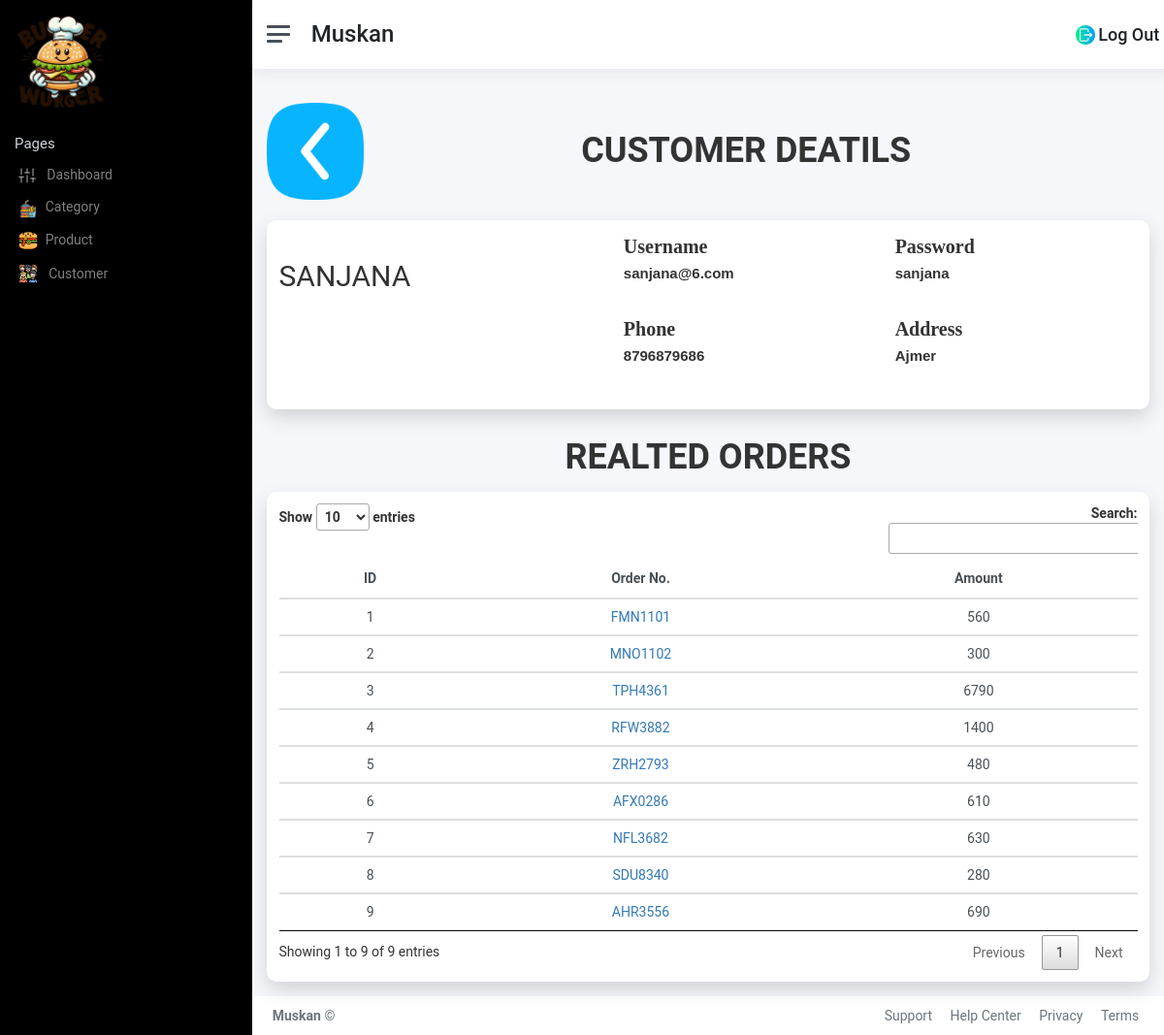
The page /admin/view/customerDetails.php?user_id=2 (signed in) on the database its author committed.
### tables this page shows
CREATE TABLE IF NOT EXISTS `users` (
  `id` int NOT NULL AUTO_INCREMENT,
  `name` varchar(50) NOT NULL,
  `username` varchar(50) NOT NULL,
  `password` varchar(20) NOT NULL,
  `phone` varchar(10) NOT NULL,
  `address` varchar(100) NOT NULL,
  `type` enum('customer','admin','','') NOT NULL DEFAULT 'customer',
  PRIMARY KEY (`id`)
);

CREATE TABLE IF NOT EXISTS `orders` (
  `id` int NOT NULL AUTO_INCREMENT,
  `order_no` varchar(7) NOT NULL,
  `user_id` int NOT NULL,
  `order_date` datetime NOT NULL DEFAULT CURRENT_TIMESTAMP,
  PRIMARY KEY (`id`),
  KEY `order_to_user` (`user_id`)
);

### admin/model/customerModel.php (called while the page is built, shortened)
<?php
include('../../connection/config.php');
class CustomerModel
{
	public $config;
	public function __construct()
	{
		$con_obj = new Connection();
		$this->config = $con_obj->connect();
	}
	public function SearchOneCustomer($id)
	{
		$query = "select * from users where id=$id";
		$res=mysqli_query($this->config,$query);
		 $data=mysqli_fetch_assoc($res);
		if($data!=null){
			return $data;
		}
	}
	public function ShowOrders($id)
	{
		$query = "SELECT orders.id, orders.order_no, SUM(order_details.price) AS TotalAmount FROM orders INNER JOIN order_details ON orders.id = order_details.order_id INNER JOIN users ON orders.user_id = users.id INNER JOIN products ON order_details.product_id = products.id WHERE users.id = $id GROUP BY orders.id, orders.order_no;";
		$res=mysqli_query($this->config,$query);
		$data=[];
		while ($row = $res->fetch_array(MYSQLI_ASSOC)) {
		 	$data[]=$row;
		 }
		if($data!=null){
			return $data;
		}
	}
}
?>

### connection/config.php (called while the page is built, shortened)
<?php
class Connection
{
	public function connect()
	{
		$this->conn = mysqli_connect("localhost","root","","copyphp");
		return $this->conn;
	}
}
?>

### admin/controller/customerController.php (called while the page is built, shortened)
<?php
include("../model/customerModel.php");
class CustomerController
{
	public $cus;
	public function __construct()
	{
		$this->cus = new CustomerModel();
	}
	public function showOrder($id)
	{
		return $this->cus->ShowOrders($id);
	}
	public function searchCust($id)
	{
		return $this->cus->SearchOneCustomer($id);
	}
}
?>

### admin/view/customerDetails.php (the view, shortened to what this page needs)
<?php
    require_once('nav.php');
    require_once('../controller/customerController.php');
    $obj =  new CustomerController();
    $ans=$obj->searchCust($_REQUEST['user_id']);
    $order=$obj->showOrder($_REQUEST['user_id']);
?>
<div class="container-xl px-4 mt-4">
        <div class="row mb-4">
        <div class="col-md-2">
            <a  href="customer.php " >
                <img src="../attachment/icon_img/back.png" class="backButton img-fluid">
            </a>
        </div>
        <div class="col-md-9 d-flex align-items-center justify-content-center mt-5">
            <h1 class="title text-center ">Customer Deatils</h1>
        </div>
    </div>
    <div class="card card-2 mb-5">
                <div class="card-header title"><h2><?php echo $ans['name']; ?></h2></div>
                <div class="card-body mb-2">
                        <div class="row gx-3 mb-5">
                            <div class="col-md-6 ">
                                <label class="small mb-1 lb" >Username</label><br>
                                <label class="small mb-1 tx" ><?php echo $ans['username'] ?></label>
                            </div>
                            <div class="col-md-6">
                                <label class="small mb-1 lb" >Password</label><br>
                                <label class="small mb-1 tx" ><?php echo $ans['password'] ?></label>
                            </div>
                        </div>
                        <div class="row gx-3 mb-5">
                            <div class="col-md-6">
                                <label class="small mb-1 lb" >Phone</label><br>
                                <label class="small mb-1 tx" ><?php echo $ans['phone'] ?></label>
                            </div>
                            <div class="col-md-6">
                                <label class="small mb-1 lb" >Address</label><br>
                                <label class="small mb-1 tx" ><?php echo $ans['address'] ?></label>
                            </div>
                        </div>
                </div>
            </div>
        <div class="">
            <h1 class="text-center  title mb-4">Realted Orders</h1>
        </div>
        <div class="card card-2 mb-4 text-center">
            <div class="card-body">
                <div class="table-responsive">
        <table class="table  table-dashboard data-table " id="myTable">
          <thead class="bg-table ">
            <tr >
              <th class="text-center">ID</th>
              <th class="text-center">Order No.</th>
              <th class="text-center">Amount</th>
            </tr>
          </thead>
          <tbody class="bg-white">
            <?php
            if($order!=null){
                $i=1;
                foreach ($order as $key1 => $value1) { ?>
            <tr>
                <?php
                    foreach ($value1 as $key2 => $value2) {
                            if($key2=='id'){
                             echo"<td >".($i++)."</td>";
                            }
                            elseif ($key2 == 'order_no') {
                                        echo "<td><a href='orderDetails.php?order_id=" . $value1['id'] . "'> " . $value2 . " </a></td>";
                            }
                            else{
                                echo"   <td >".$value2."</td>";
                            }
                    }
                } } ?>
            </tr>
          </tbody>
        </table>
    </div>
                </div>
            </div>
</div>
<?php
    require('footer.php');
?>

### admin/assets/css/add_c2.css (style rules this page uses)
.row { display: -webkit-box; display: -webkit-flex; display: -moz-box; display: -ms-flexbox; display: flex; -webkit-flex-wrap: wrap; -ms-flex-wrap: wrap; flex-wrap: wrap; }
html { -webkit-box-sizing: border-box; -moz-box-sizing: border-box; box-sizing: border-box; }
* { padding: 0; margin: 0; }
*, *:before, *:after { -webkit-box-sizing: inherit; -moz-box-sizing: inherit; box-sizing: inherit; }
body, h1, h2, h3, h4, h5, h6, blockquote, p, pre, dl, dd, ol, ul, figure, hr, fieldset, legend { margin: 0; padding: 0; }
table { border-collapse: collapse; border-spacing: 0; }
body { font-family: "Roboto", "Arial", "Helvetica Neue", sans-serif; font-weight: 400; font-size: 14px; }
h1, h2, h3, h4, h5, h6 { font-weight: 400; }
h1 { font-size: 36px; }
h2 { font-size: 30px; }
.title { text-transform: uppercase; font-weight: 700; margin-bottom: 37px; }
.card { overflow: hidden; -webkit-border-radius: 3px; -moz-border-radius: 3px; border-radius: 3px; background: #fff; }
.card-2 { -webkit-box-shadow: 0px 8px 20px 0px rgba(0, 0, 0, 0.15); -moz-box-shadow: 0px 8px 20px 0px rgba(0, 0, 0, 0.15); box-shadow: 0px 8px 20px 0px rgba(0, 0, 0, 0.15); -webkit-border-radius: 10px; -moz-border-radius: 10px; border-radius: 10px; width: 100%; display: table; }
.card-2 .card-body { display: table-cell; }

### rows shown on the page
users: name "SANJANA", username "sanjana@6.com", password "sanjana", phone "8796879686", address "Ajmer"
orders: order_no "FMN1101", value2 "560"
orders: order_no "MNO1102", value2 "300"
orders: order_no "TPH4361", value2 "6790"
orders: order_no "RFW3882", value2 "1400"
orders: order_no "ZRH2793", value2 "480"
orders: order_no "AFX0286", value2 "610"
orders: order_no "NFL3682", value2 "630"
orders: order_no "SDU8340", value2 "280"
orders: order_no "AHR3556", value2 "690"

### other values the page prints
$_SESSION['name'] "Muskan"
